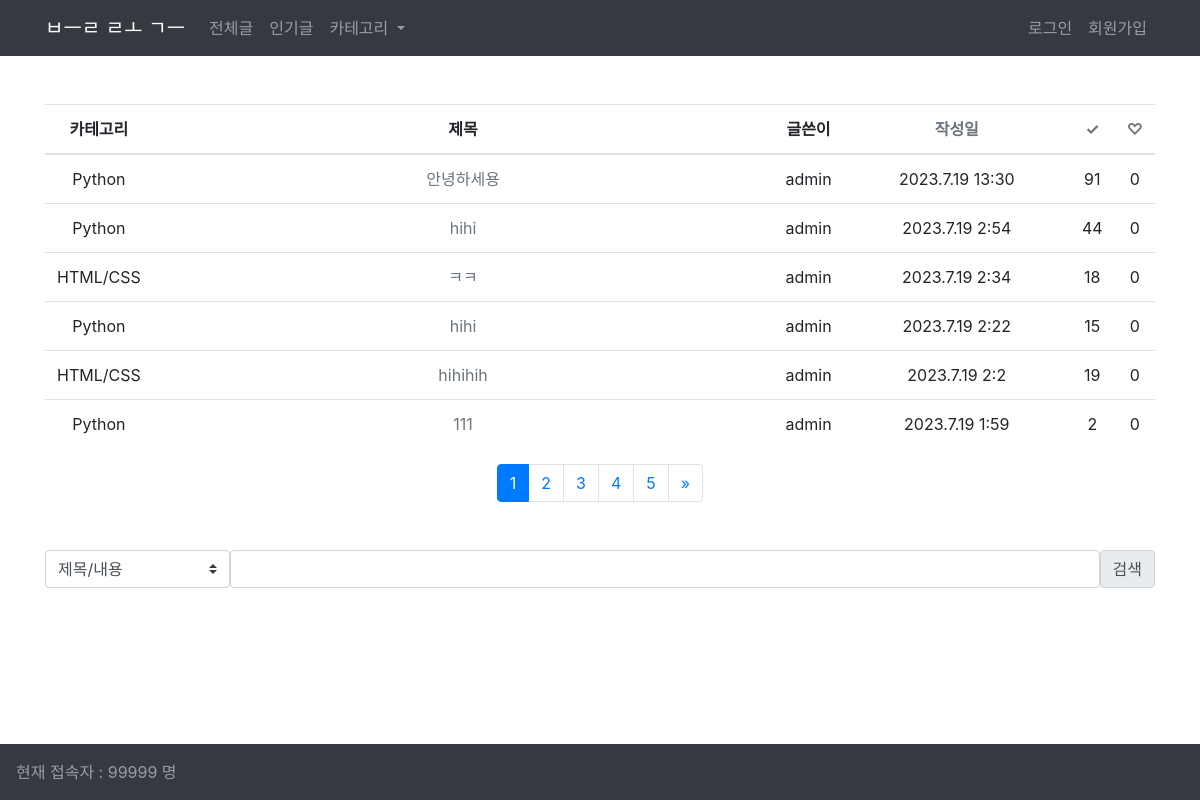
The page /blog/ on the database as committed earlier.
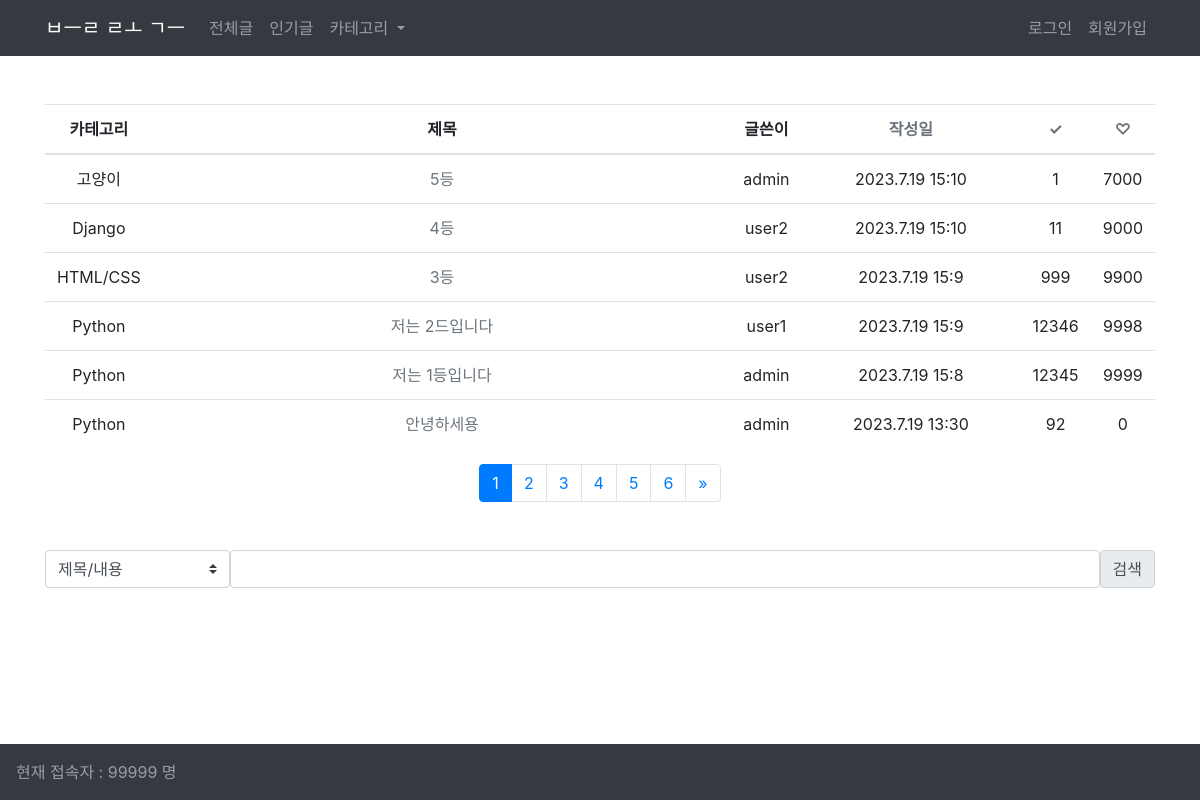
The same page on the database as committed later.
### blog/models.py (models this page shows, shortened)
class Post(models.Model):
    CATEGORY_CHOICES = [
        ('HTML/CSS', 'HTML/CSS'),
        ('Python', 'Python'),
        ('Django', 'Django'),
        ('고양이', '고양이'),
    ]
    title = models.CharField(max_length=200)
    content = models.TextField(null=True, blank=True)
    writer = models.ForeignKey(User, on_delete=models.CASCADE)
    updated_at = models.DateTimeField(auto_now=True)
    created_at = models.DateTimeField(auto_now_add=True)
    views = models.IntegerField(default=0)
    likes = models.IntegerField(default=0)
    category = models.CharField(max_length=50, choices=CATEGORY_CHOICES)

### blog/views.py (the view)
# urls.py: path("", views.PostList.as_view(), name="list"),
class PostList(View):
    def get(self, request):
        if request.GET.get('sort'):
            sort = request.GET.get('sort')
        else:
            sort = 'created_at'
        posts = Post.objects.all()
        posts_sorted = sorted(
            posts, key=lambda x: getattr(x, sort), reverse=True)
        posts_per_page = 6
        page_number = request.GET.get('page', 1)
        paginator = Paginator(posts_sorted, posts_per_page)
        try:
            page = paginator.page(page_number)
        except InvalidPage:
            page = paginator.page(1)
        context = {
            "posts": page,
            "sort": sort,
        }
        return render(request, "blog/post_list.html", context)

### blog/templates/blog/post_list.html (shortened to what this page needs)
{% extends 'base.html' %}
{% block content %}
{% if posts %}
<table class="table table-hover text-center mt-5">
    <thead class="thead">
        <tr>
            <th class='w'>카테고리</th>
            <th class='w-75'>제목</th>
            <th class="w-">글쓴이</th>
            <th class="w-25"><a href="?sort=created_at" class="text-muted">작성일</a></th>
            <th class="w-25"><a href="?sort=views" class="text-muted">✓</a></th>
            <th class="w-25"><a href="?sort=likes" class="text-muted">♡</a></th>
        </tr>
    </thead>
    <tbody>
        {% if sort %}
            {% for post in posts|dictsortreversed:sort %}
            <tr>
                <td>{{ post.category }}</td>
                <td><a href="{% url 'blog:detail' post_id=post.pk %}" class="text-muted">{{ post.title }}</a></td>
                <td>{{ post.writer }}</td>
                <td>{{ post.created_at.year }}.{{post.created_at.month}}.{{post.created_at.day}} {{post.created_at.hour}}:{{post.created_at.minute}}</td>
                <td>{{ post.views }}</td>
                <td>{{ post.likes }}</td>
            </tr>
            {% endfor %}
        {% endif %}
    </tbody>
</table>
{% else %}
    {% if query %}
    <p>일치하는 검색 결과가 없습니다.</p>
    {% else %}
    <p>작성된 게시글이 없습니다.</p>
    {% endif %}
{% endif %}
{% if posts.has_other_pages %}
<nav aria-label="Page navigation">
  <ul class="pagination justify-content-center">
    {% for i in posts.paginator.page_range %}
      {% if posts.number == i %}
        <li class="page-item active"><a class='page-link' href='#'>{{ i }}</a></li>
      {% else %}
        <li class='page-item'>
            <a class='page-link' href="?page={{ i }}&sort={{sort}}">{{ i }}</a>
        </li>
      {% endif %}
    {% endfor %}
    {% if posts.has_next %}
    <li class="page-item">
      <a class="page-link" href="?page={{ posts.next_page_number }}&sort={{sort}}" aria-label="Next">
        <span aria-hidden="true">&raquo;</span>
      </a>
    </li>
    {% endif %}
  </ul>
</nav>
{% endif %}
<form action="{% url 'blog:search' %}" method='get' class='d-flex mt-5'>
    <select class="custom-select col col-lg-2" name='q-opt'>
        <option selected value="1">제목/내용</option>
    </select>
    <input type="text" name='q' class='form-control'>
    <input type="submit" value="검색" class="input-group-text">
</form>
{% endblock content %}

Rows that differ between the two databases and show on the page:
no longer on this page (row unchanged): Post: category "Python", title "hihi", writer "admin", created_at.year "2023", created_at.month "7", created_at.day "19", created_at.hour "2", created_at.minute "54", views "44", likes "0"
no longer on this page (row unchanged): Post: category "HTML/CSS", title "ㅋㅋ", writer "admin", created_at.year "2023", created_at.month "7", created_at.day "19", created_at.hour "2", created_at.minute "34", views "18", likes "0"
no longer on this page (row edited): Post: category "Python", title "hihi", writer "admin", created_at.year "2023", created_at.month "7", created_at.day "19", created_at.hour "2", created_at.minute "22", views "15", likes "0"
no longer on this page (row unchanged): Post: category "HTML/CSS", title "hihihih", writer "admin", created_at.year "2023", created_at.month "7", created_at.day "19", created_at.hour "2", created_at.minute "2", views "19", likes "0"
no longer on this page (row unchanged): Post: category "Python", title "111", writer "admin", created_at.year "2023", created_at.month "7", created_at.day "19", created_at.hour "1", created_at.minute "59", views "2", likes "0"
added Post: category "고양이", title "5등", writer "admin", created_at.year "2023", created_at.month "7", created_at.day "19", created_at.hour "15", created_at.minute "10", views "1", likes "7000"
added Post: category "Django", title "4등", writer "user2", created_at.year "2023", created_at.month "7", created_at.day "19", created_at.hour "15", created_at.minute "10", views "11", likes "9000"
added Post: category "HTML/CSS", title "3등", writer "user2", created_at.year "2023", created_at.month "7", created_at.day "19", created_at.hour "15", created_at.minute "9", views "999", likes "9900"
added Post: category "Python", title "저는 2드입니다", writer "user1", created_at.year "2023", created_at.month "7", created_at.day "19", created_at.hour "15", created_at.minute "9", views "12346", likes "9998"
added Post: category "Python", title "저는 1등입니다", writer "admin", created_at.year "2023", created_at.month "7", created_at.day "19", created_at.hour "15", created_at.minute "8", views "12345", likes "9999"
changed Post "안녕하세용": views "91" → "92"
Other text that changed with them:
new list line: "6"
